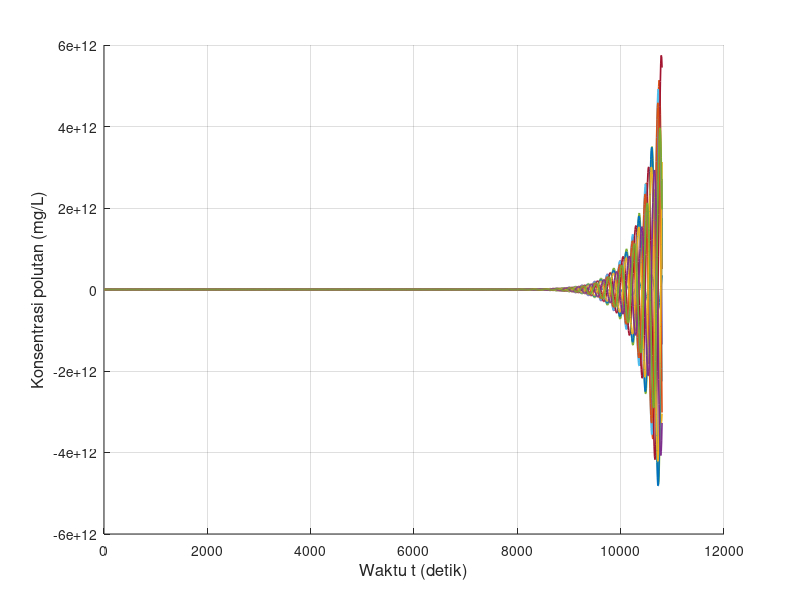

MATLAB code to generate this figure: (Note: this script raises an error after producing the figure.)
clear; clc; close all;

% Feby Syarief Al A`raaf
% 26050124130087
% Oseanografi C

% Simulasi adveksi 1 dimensi dengan metode FTCS
% Sumber polutan diskontinu
% NIM ganjil, xyz = 087, sehingga z = 7 dan 0.zyx = 0.780

x_digit = 0;
y_digit = 8;
z_digit = 7;

u_xyz    = 0.780;
C_source = 10 * z_digit;

L = 3000;
T = 10800;

scenario(1).nama = 'Skenario 1';
scenario(1).dx   = 30;
scenario(1).dt   = 8;
scenario(1).u    = u_xyz;
scenario(1).n    = 20 + z_digit;
scenario(1).m    = 30 + z_digit;

scenario(2).nama = 'Skenario 2';
scenario(2).dx   = 60;
scenario(2).dt   = 8;
scenario(2).u    = u_xyz;
scenario(2).n    = 20 + z_digit;
scenario(2).m    = 60 + z_digit;

scenario(3).nama = 'Skenario 3';
scenario(3).dx   = 15;
scenario(3).dt   = 8;
scenario(3).u    = u_xyz;
scenario(3).n    = 20 + z_digit;
scenario(3).m    = 15 + z_digit;

scenario(4).nama = 'Skenario 4';
scenario(4).dx   = 30;
scenario(4).dt   = 8;
scenario(4).u    = 0.5 * u_xyz;
scenario(4).n    = 20 + z_digit;
scenario(4).m    = 30 + z_digit;

scenario(5).nama = 'Skenario 5';
scenario(5).dx   = 30;
scenario(5).dt   = 8;
scenario(5).u    = 2 * u_xyz;
scenario(5).n    = 20 + z_digit;
scenario(5).m    = 30 + z_digit;

scenario(6).nama = 'Skenario 6';
scenario(6).dx   = 30;
scenario(6).dt   = 8;
scenario(6).u    = -u_xyz;
scenario(6).n    = 20 + z_digit;
scenario(6).m    = 30 + z_digit;

scenario(7).nama = 'Skenario 7';
scenario(7).dx   = 30;
scenario(7).dt   = 2;
scenario(7).u    = u_xyz;
scenario(7).n    = 100 + z_digit;
scenario(7).m    = 30 + z_digit;

scenario(8).nama = 'Skenario 8';
scenario(8).dx   = 30;
scenario(8).dt   = 16;
scenario(8).u    = u_xyz;
scenario(8).n    = 10 + z_digit;
scenario(8).m    = 30 + z_digit;

folder_output = 'output_Diskontinu_FTCS_Polutan_Terhadap_Waktu';
if ~exist(folder_output, 'dir')
    mkdir(folder_output);
end

for s = 1:numel(scenario)

    fprintf('\nMemproses %s\n', scenario(s).nama);

    dx       = scenario(s).dx;
    dt       = scenario(s).dt;
    u        = scenario(s).u;
    n_source = scenario(s).n;
    m_source = scenario(s).m;

    M_grid = round(L / dx);
    Mmax   = max(M_grid, m_source);
    Nmax   = round(T / dt);

    courant = u * dt / dx;

    fprintf('dx = %.3f m, dt = %.3f s, u = %.3f m/s, n = %d, m = %d\n', ...
            dx, dt, u, n_source, m_source);
    fprintf('Mmax = %d, Nmax = %d, C = %.4f\n', Mmax, Nmax, courant);

    % F0 = kondisi pada waktu sekarang (n)
    % F  = kondisi pada waktu berikutnya (n+1)
    F0 = zeros(1, Mmax);
    F  = zeros(1, Mmax);

    t_step = 0:Nmax;
    t_time = t_step * dt;

    m_plot = [1, ...
              m_source - 20, m_source - 10, m_source - 5, m_source - 3, m_source - 1, ...
              m_source, ...
              m_source + 1, m_source + 3, m_source + 5, m_source + 10, m_source + 20];

    m_plot = unique(m_plot, 'stable');
    m_plot_valid = m_plot(m_plot >= 1 & m_plot <= Mmax);

    if length(m_plot_valid) < length(m_plot)
        fprintf('%s: beberapa grid berada di luar domain sehingga tidak digrafikkan.\n', scenario(s).nama);
    end

    history = NaN(length(t_step), length(m_plot_valid));

    % Kondisi awal n = 0
    F0(:) = 0;

    % Sumber diskontinu pada n = 0
    if n_source == 0
        F0(m_source) = C_source;
    end

    for p = 1:length(m_plot_valid)
        history(1, p) = F0(m_plot_valid(p));
    end

    % Loop waktu FTCS
    for J = 1:Nmax

        % Boundary condition
        F0(1)    = F0(2);
        F0(Mmax) = F0(Mmax-1);

        % Skema FTCS
        for i = 2:(Mmax-1)
            F(i) = F0(i) - (u * dt / (2 * dx)) * (F0(i+1) - F0(i-1));
        end

        % Boundary condition untuk hasil baru
        F(1)    = F(2);
        F(Mmax) = F(Mmax-1);

        % Sumber diskontinu hanya diberikan sekali pada (n_source, m_source)
        if J == n_source
            F(m_source) = C_source;
        end

        % Simpan riwayat waktu
        for p = 1:length(m_plot_valid)
            history(J + 1, p) = F(m_plot_valid(p));
        end

        % Update ke waktu berikutnya
        F0 = F;
    end

    fig = figure('Visible', 'off', 'Position', [100 100 1400 600]);
    hold on;

    legend_text = {};

    for k = 1:length(m_plot_valid)
        plot(t_time, history(:, k), 'LineWidth', 1.2);
        legend_text{end+1} = sprintf('m = %d', m_plot_valid(k));
    end

    grid on;
    xlabel('Waktu t (detik)', 'FontSize', 12);
    ylabel('Konsentrasi polutan (mg/L)', 'FontSize', 12);
    title(sprintf('%s - Konsentrasi polutan terhadap waktu (FTCS)', scenario(s).nama), ...
          'Feby Syarief-0087-Ose C', 'FontSize', 14, 'FontWeight', 'bold');
    xlim([t_time(1), t_time(end)]);

    y_max = max(history(:), [], 'omitnan');
    if isempty(y_max) || isnan(y_max) || y_max <= 0
        ylim([0 1]);
    else
        ylim([0, max(C_source * 1.2, y_max * 1.1)]);
    end

    set(gca, 'FontSize', 11);

    legend(legend_text, ...
           'Location', 'northwest', ...
           'FontSize', 8, ...
           'NumColumns', 2, ...
           'Box', 'on');

    hold off;

    nama_file = sprintf('ftcs_diskontinu_waktu_skenario_%d.png', s);
    saveas(fig, fullfile(folder_output, nama_file));
    close(fig);

    fprintf('%s selesai diproses.\n', scenario(s).nama);
end

fprintf('\nSemua skenario telah selesai diproses.\n');
